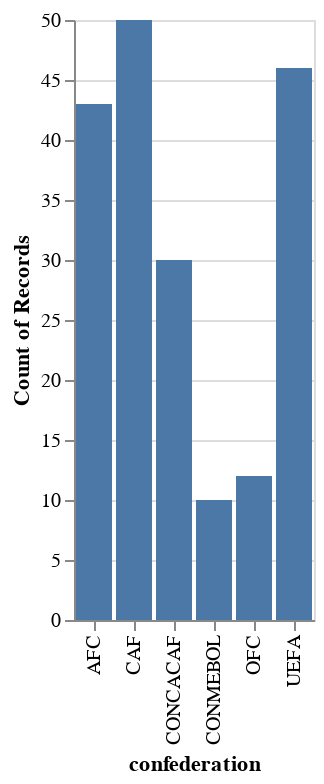

Notebook code for this chart:
### Markdown cell above
### Visualizing:

### Code cell
alt.Chart(df).mark_bar().encode(
    x=('confederation'),
    y=alt.Y('count(confederation)')
)

### Figure 1 — Vega-Lite specification as saved in the notebook (floating-point values rounded to 4 significant figures; data arrays with more than 128 entries replaced by an {"elided": "..."} marker saying what was removed)
{"config": {"view": {"continuousWidth": 400, "continuousHeight": 300}}, "data": {"name": "data-dfda6e87cb8b25a7162d299fe9091735"}, "mark": "bar", "encoding": {"x": {"field": "confederation", "type": "nominal"}, "y": {"aggregate": "count", "field": "confederation", "type": "nominal"}}, "$schema": "https://vega.github.io/schema/vega-lite/v4.17.0.json", "datasets": {"data-dfda6e87cb8b25a7162d299fe9091735": {"elided": "191 records"}}}
